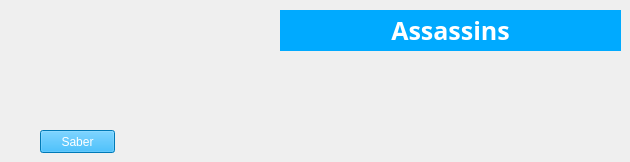
     <widget class="QWidget" name="assaspage">
      <widget class="QLabel" name="label_3">
       <property name="geometry">
        <rect>
         <x>280</x>
         <y>10</y>
         <width>341</width>
         <height>41</height>
        </rect>
       </property>
       <property name="font">
        <font>
         <family>Sitka Banner Semibold</family>
         <pointsize>19</pointsize>
         <weight>75</weight>
         <bold>true</bold>
        </font>
       </property>
       <property name="styleSheet">
        <string notr="true">color: rgb(255, 255, 255);
background-color: rgb(0, 170, 255);</string>
       </property>
       <property name="text">
        <string>Assassins</string>
       </property>
       <property name="alignment">
        <set>Qt::AlignCenter</set>
       </property>
      </widget>
      <widget class="QPushButton" name="saber">
       <property name="geometry">
        <rect>
         <x>40</x>
         <y>130</y>
         <width>75</width>
         <height>23</height>
        </rect>
       </property>
       <property name="styleSheet">
        <string notr="true">background-color: rgb(0, 170, 255);
color: rgb(255, 255, 255);</string>
       </property>
       <property name="text">
        <string>Saber</string>
       </property>
       <property name="checkable">
        <bool>true</bool>
       </property>
      </widget>
      <widget class="QLabel" name="label_8">
       <property name="geometry">
        <rect>
         <x>40</x>
         <y>70</y>
         <width>71</width>
         <height>51</height>
        </rect>
       </property>
       <property name="text">
        <string/>
       </property>
       <property name="pixmap">
        <pixmap>:/Saber.png</pixmap>
       </property>
       <property name="scaledContents">
        <bool>true</bool>
       </property>
      </widget>
     </widget>
